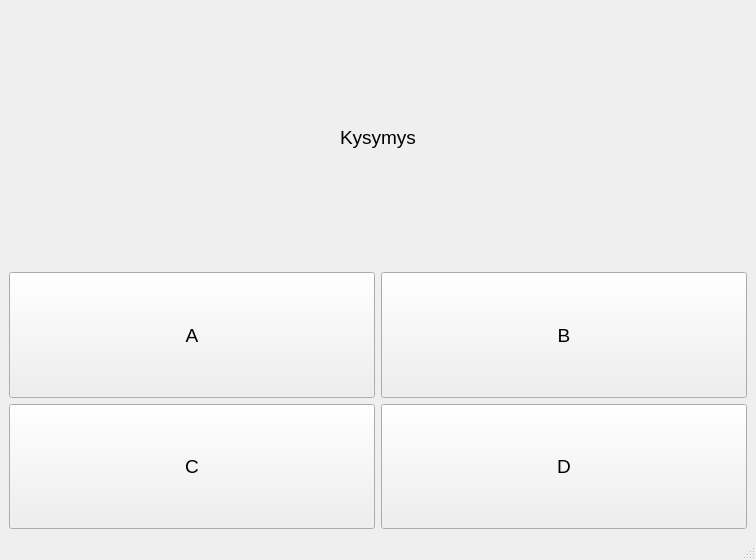
<?xml version="1.0" encoding="UTF-8"?>
<ui version="4.0">
 <class>MainWindow</class>
 <widget class="QMainWindow" name="MainWindow">
  <property name="geometry">
   <rect>
    <x>0</x>
    <y>0</y>
    <width>756</width>
    <height>560</height>
   </rect>
  </property>
  <property name="windowTitle">
   <string>MainWindow</string>
  </property>
  <widget class="QWidget" name="centralwidget">
   <layout class="QVBoxLayout" name="verticalLayout">
    <item>
     <layout class="QHBoxLayout" name="horizontalLayout">
      <item>
       <spacer name="horizontalSpacer">
        <property name="orientation">
         <enum>Qt::Horizontal</enum>
        </property>
        <property name="sizeHint" stdset="0">
         <size>
          <width>40</width>
          <height>20</height>
         </size>
        </property>
       </spacer>
      </item>
      <item>
       <widget class="QLabel" name="label">
        <property name="sizePolicy">
         <sizepolicy hsizetype="Preferred" vsizetype="MinimumExpanding">
          <horstretch>0</horstretch>
          <verstretch>0</verstretch>
         </sizepolicy>
        </property>
        <property name="font">
         <font>
          <pointsize>14</pointsize>
         </font>
        </property>
        <property name="text">
         <string>Kysymys</string>
        </property>
        <property name="alignment">
         <set>Qt::AlignCenter</set>
        </property>
       </widget>
      </item>
      <item>
       <spacer name="horizontalSpacer_2">
        <property name="orientation">
         <enum>Qt::Horizontal</enum>
        </property>
        <property name="sizeHint" stdset="0">
         <size>
          <width>40</width>
          <height>20</height>
         </size>
        </property>
       </spacer>
      </item>
     </layout>
    </item>
    <item>
     <layout class="QGridLayout" name="gridLayout">
      <item row="0" column="0">
       <widget class="QPushButton" name="button1">
        <property name="sizePolicy">
         <sizepolicy hsizetype="Preferred" vsizetype="MinimumExpanding">
          <horstretch>0</horstretch>
          <verstretch>0</verstretch>
         </sizepolicy>
        </property>
        <property name="font">
         <font>
          <pointsize>14</pointsize>
         </font>
        </property>
        <property name="text">
         <string>A</string>
        </property>
       </widget>
      </item>
      <item row="0" column="1">
       <widget class="QPushButton" name="button2">
        <property name="sizePolicy">
         <sizepolicy hsizetype="Minimum" vsizetype="MinimumExpanding">
          <horstretch>0</horstretch>
          <verstretch>0</verstretch>
         </sizepolicy>
        </property>
        <property name="font">
         <font>
          <pointsize>14</pointsize>
         </font>
        </property>
        <property name="text">
         <string>B</string>
        </property>
       </widget>
      </item>
      <item row="1" column="0">
       <widget class="QPushButton" name="button3">
        <property name="sizePolicy">
         <sizepolicy hsizetype="Minimum" vsizetype="MinimumExpanding">
          <horstretch>0</horstretch>
          <verstretch>0</verstretch>
         </sizepolicy>
        </property>
        <property name="font">
         <font>
          <pointsize>14</pointsize>
         </font>
        </property>
        <property name="text">
         <string>C</string>
        </property>
       </widget>
      </item>
      <item row="1" column="1">
       <widget class="QPushButton" name="button4">
        <property name="sizePolicy">
         <sizepolicy hsizetype="Minimum" vsizetype="MinimumExpanding">
          <horstretch>0</horstretch>
          <verstretch>0</verstretch>
         </sizepolicy>
        </property>
        <property name="font">
         <font>
          <pointsize>14</pointsize>
         </font>
        </property>
        <property name="text">
         <string>D</string>
        </property>
       </widget>
      </item>
     </layout>
    </item>
   </layout>
  </widget>
  <widget class="QMenuBar" name="menubar">
   <property name="geometry">
    <rect>
     <x>0</x>
     <y>0</y>
     <width>756</width>
     <height>22</height>
    </rect>
   </property>
  </widget>
  <widget class="QStatusBar" name="statusbar"/>
 </widget>
 <resources/>
 <connections/>
</ui>
